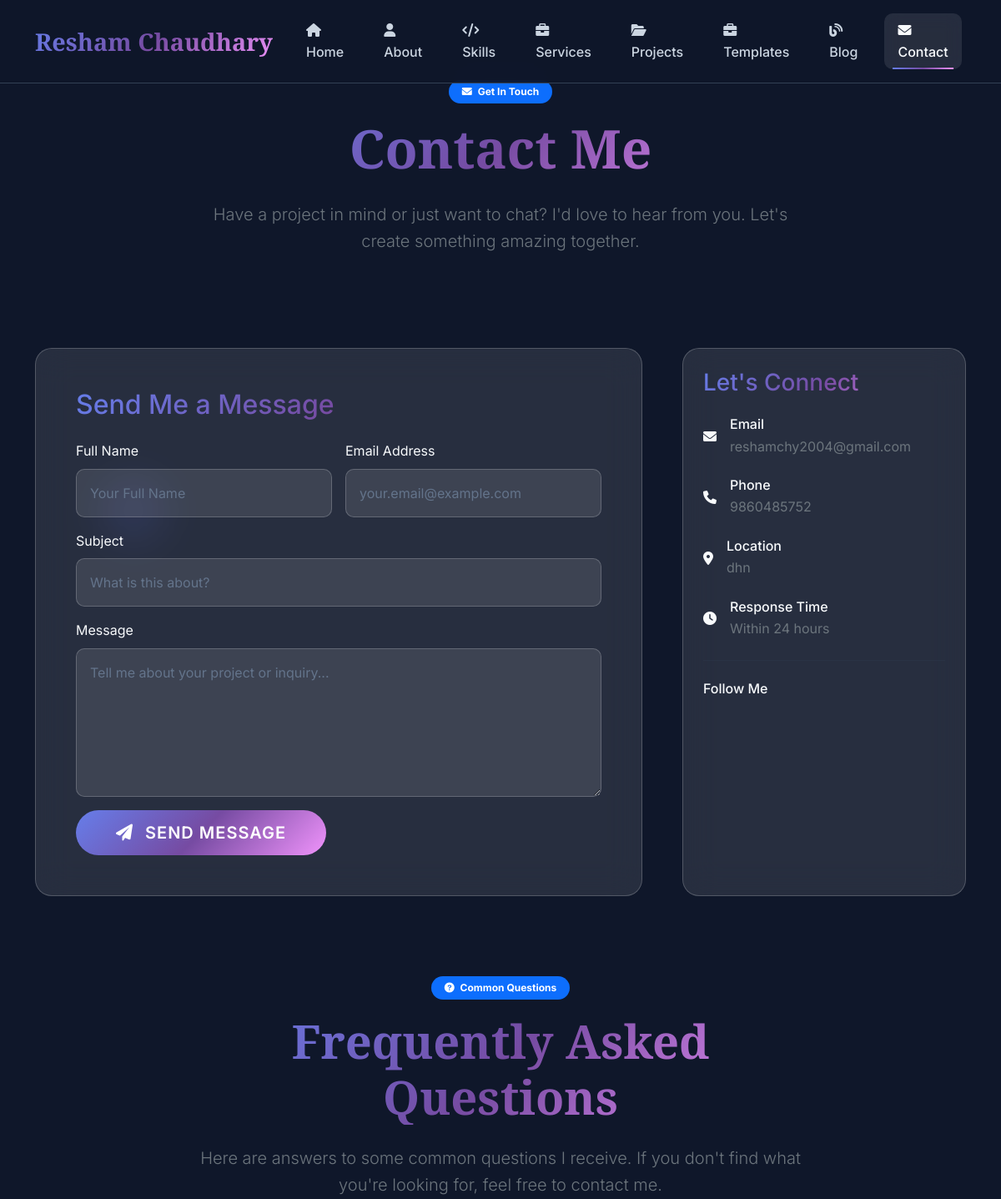
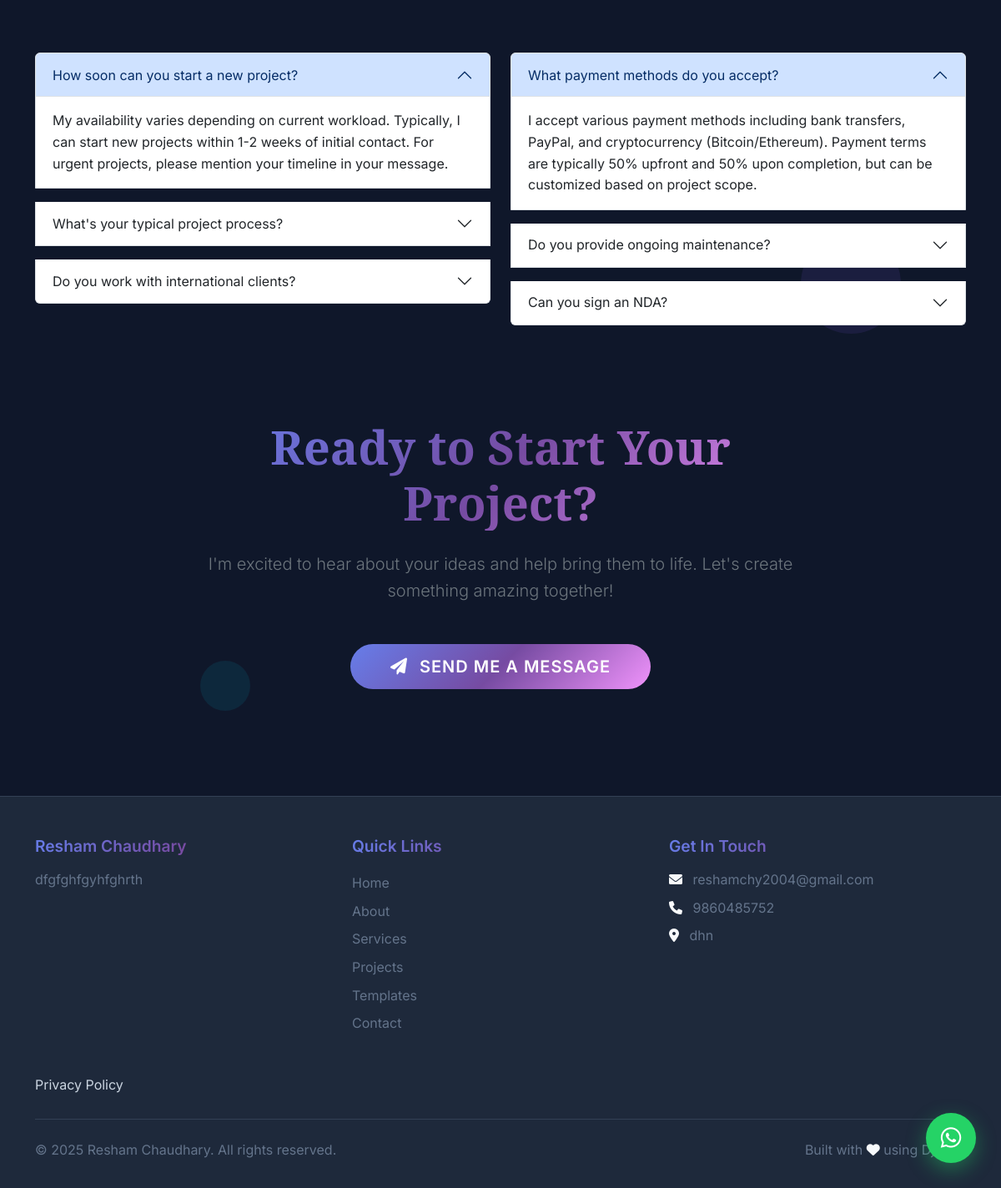
The app's page /contact/, older data (2 pictures, top to bottom).
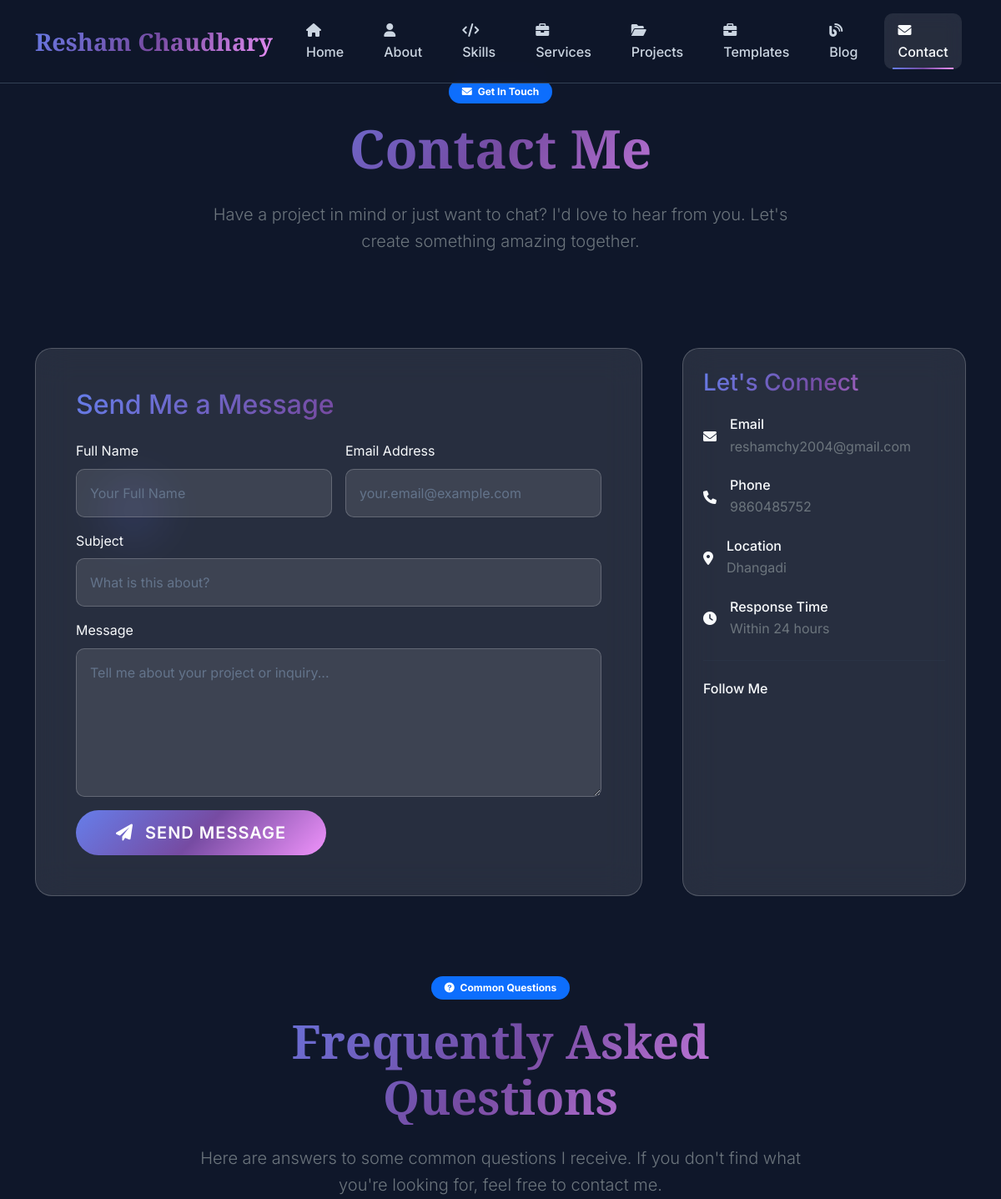
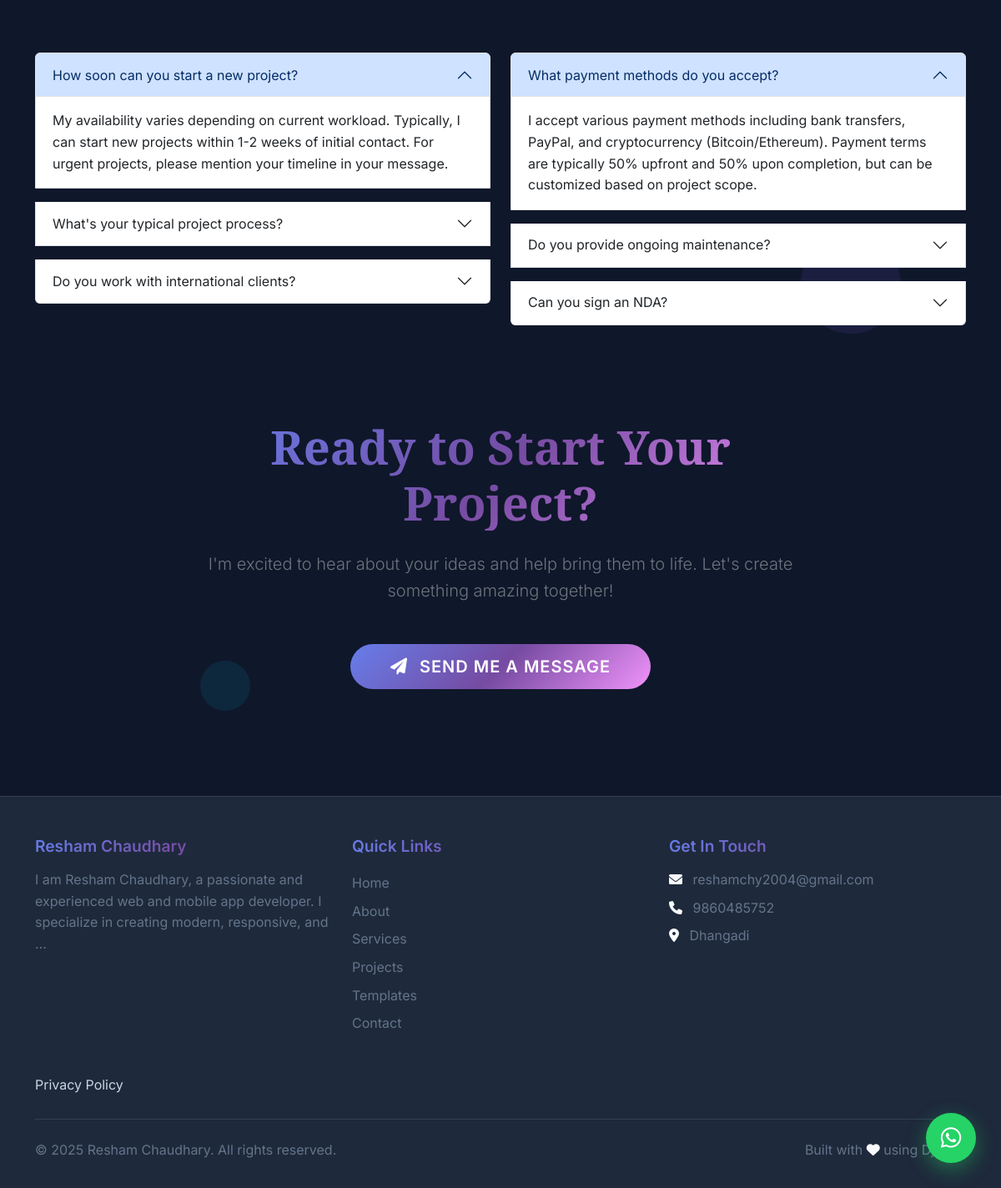
The same page, newer data (2 pictures, top to bottom).
### app/models.py (models this page shows, shortened)
class Profile(models.Model):
    name = models.CharField(max_length=100)
    title = models.CharField(max_length=200)
    bio = RichTextField()
    profile_image = models.ImageField(upload_to='profile/')
    resume = models.FileField(upload_to='resume/', blank=True, null=True)
    email = models.EmailField()
    phone = models.CharField(max_length=20, blank=True)
    location = models.CharField(max_length=100, blank=True)
    github = models.URLField(blank=True)
    linkedin = models.URLField(blank=True)
    twitter = models.URLField(blank=True)
    instagram = models.URLField(blank=True)
    created_at = models.DateTimeField(auto_now_add=True)
    class Meta:
        verbose_name = "Profile"
        verbose_name_plural = "Profile"

### app/views.py (the view)
# urls.py: path('contact/', views.contact, name='contact'),
def contact(request):
    profile = get_profile()
    if request.method == 'POST':
        form = ContactForm(request.POST)
        if form.is_valid():
            form.save()
            messages.success(request, 'Thank you for your message! I will get back to you soon.')
            return redirect('contact')
    else:
        form = ContactForm()
    context = {
        'profile': profile,
        'form': form,
    }
    return render(request, 'contact.html', context)

### app/views.py (called while the page is built)
def get_profile():
    return Profile.objects.first()

### app/templates/contact.html (shortened to what the changed rows need)
{% extends 'base.html' %}
{% load static %}
{% load crispy_forms_tags %}
{% block content %}
<section class="py-5 mt-5">
    <div class="container">
        <div class="row">
            <div class="col-lg-8 mx-auto text-center" data-aos="fade-up">
                <h1 class="display-3 gradient-text mb-4">Contact Me</h1>
            </div>
        </div>
    </div>
</section>
<section class="py-5">
    <div class="container">
        <div class="row g-5">
            <div class="col-lg-8" data-aos="fade-right">
                <div class="contact-form">
                    <h2 class="gradient-text mb-4">Send Me a Message</h2>
                </div>
            </div>
            <div class="col-lg-4" data-aos="fade-left" data-aos-delay="200">
                <div class="glass-card p-4 h-100">
                    {% if profile %}
                    <div class="contact-info-item mb-4">
                        <div class="d-flex align-items-center">
                            <div class="contact-icon me-3">
                                <i class="fas fa-envelope"></i>
                            </div>
                            <div>
                                <h6 class="mb-1">Email</h6>
                                <a href="mailto:{{ profile.email }}" class="text-secondary text-decoration-none">
                                    {{ profile.email }}
                                </a>
                            </div>
                        </div>
                    </div>
                    {% if profile.phone %}
                    <div class="contact-info-item mb-4">
                        <div class="d-flex align-items-center">
                            <div class="contact-icon me-3">
                                <i class="fas fa-phone"></i>
                            </div>
                            <div>
                                <h6 class="mb-1">Phone</h6>
                                <a href="tel:{{ profile.phone }}" class="text-secondary text-decoration-none">
                                    {{ profile.phone }}
                                </a>
                            </div>
                        </div>
                    </div>
                    {% endif %}
                    {% if profile.location %}
                    <div class="contact-info-item mb-4">
                        <div class="d-flex align-items-center">
                            <div class="contact-icon me-3">
                                <i class="fas fa-map-marker-alt"></i>
                            </div>
                            <div>
                                <h6 class="mb-1">Location</h6>
                                <span class="text-secondary">{{ profile.location }}</span>
                            </div>
                        </div>
                    </div>
                    {% endif %}
                    {% endif %}
                </div>
            </div>
        </div>
    </div>
</section>
<section class="py-5 bg-dark-surface">
    <div class="container">
        <div class="row mb-5">
                       <div class="col-lg-8 mx-auto text-center" data-aos="fade-up">
                <h2 class="display-4 gradient-text mb-4">Frequently Asked Questions</h2>
            </div>
        </div>
    </div>
</section>
<section class="py-5">
    <div class="container">
        <div class="row">
            <div class="col-lg-8 mx-auto text-center" data-aos="fade-up">
                <h2 class="display-4 gradient-text mb-4">Ready to Start Your Project?</h2>
            </div>
        </div>
    </div>
</section>
{% endblock %}

### app/templates/base.html (shortened to what the changed rows need)
<!DOCTYPE html>
<html lang="en">
<head>
    <link href="https://cdnjs.cloudflare.com/ajax/libs/bootstrap/5.3.2/css/bootstrap.min.css" rel="stylesheet">
    <link href="https://cdnjs.cloudflare.com/ajax/libs/font-awesome/6.4.0/css/all.min.css" rel="stylesheet">
    <link rel="stylesheet" href="https://cdnjs.cloudflare.com/ajax/libs/font-awesome/6.0.0/css/all.min.css">
    <link href="https://cdnjs.cloudflare.com/ajax/libs/aos/2.3.4/aos.css" rel="stylesheet">
</head>
<body>
    <nav class="navbar navbar-expand-lg navbar-dark fixed-top">
        <div class="container">
            <a class="navbar-brand" href="{% url 'home' %}">
                {% if profile %}{{ profile.name }}{% else %}Portfolio{% endif %}
            </a>
            <div class="collapse navbar-collapse" id="navbarNav">
                <ul class="navbar-nav ms-auto">
                </ul>
            </div>
        </div>
    </nav>
    <main>
        {% block content %}
        {% endblock %}
    </main>
    <footer class="footer">
        <div class="container">
            <div class="row">
                <div class="col-lg-4 mb-4">
                    <h5 class="gradient-text mb-3">
                        {% if profile %}{{ profile.name }}{% else %}Portfolio{% endif %}
                    </h5>
                    <p class="text-muted">
                        {% if profile %}{{ profile.bio|striptags|truncatewords:20 }}{% endif %}
                    </p>
                </div>
                <div class="col-lg-4 mb-4">
                    <h5 class="gradient-text mb-3">Get In Touch</h5>
                    {% if profile %}
                    <p class="text-muted mb-2">
                        <i class="fas fa-envelope me-2"></i>
                        {{ profile.email }}
                    </p>
                    {% if profile.phone %}
                    <p class="text-muted mb-2">
                        <i class="fas fa-phone me-2"></i>
                        {{ profile.phone }}
                    </p>
                    {% endif %}
                    {% if profile.location %}
                    <p class="text-muted mb-2">
                        <i class="fas fa-map-marker-alt me-2"></i>
                        {{ profile.location }}
                    </p>
                    {% endif %}
                    {% endif %}
                </div>
            </div>
            <div class="row">
                <div class="col-md-6">
                    <p class="text-muted mb-0">
                        © 2025 {% if profile %}{{ profile.name }}{% else %}Portfolio{% endif %}. All rights reserved.
                    </p>
                </div>
            </div>
        </div>
    </footer>
</body>
</html>

Row changes from the older to the newer data that the page shows:
changed Profile "Resham Chaudhary": location "dhn" → "Dhangadi"; bio "dfgfghfgyhfghrth" → "I am Resham Chaudhary, a passionate and experienced web and mobile app developer. I specialize in creating modern, responsive, and …"
